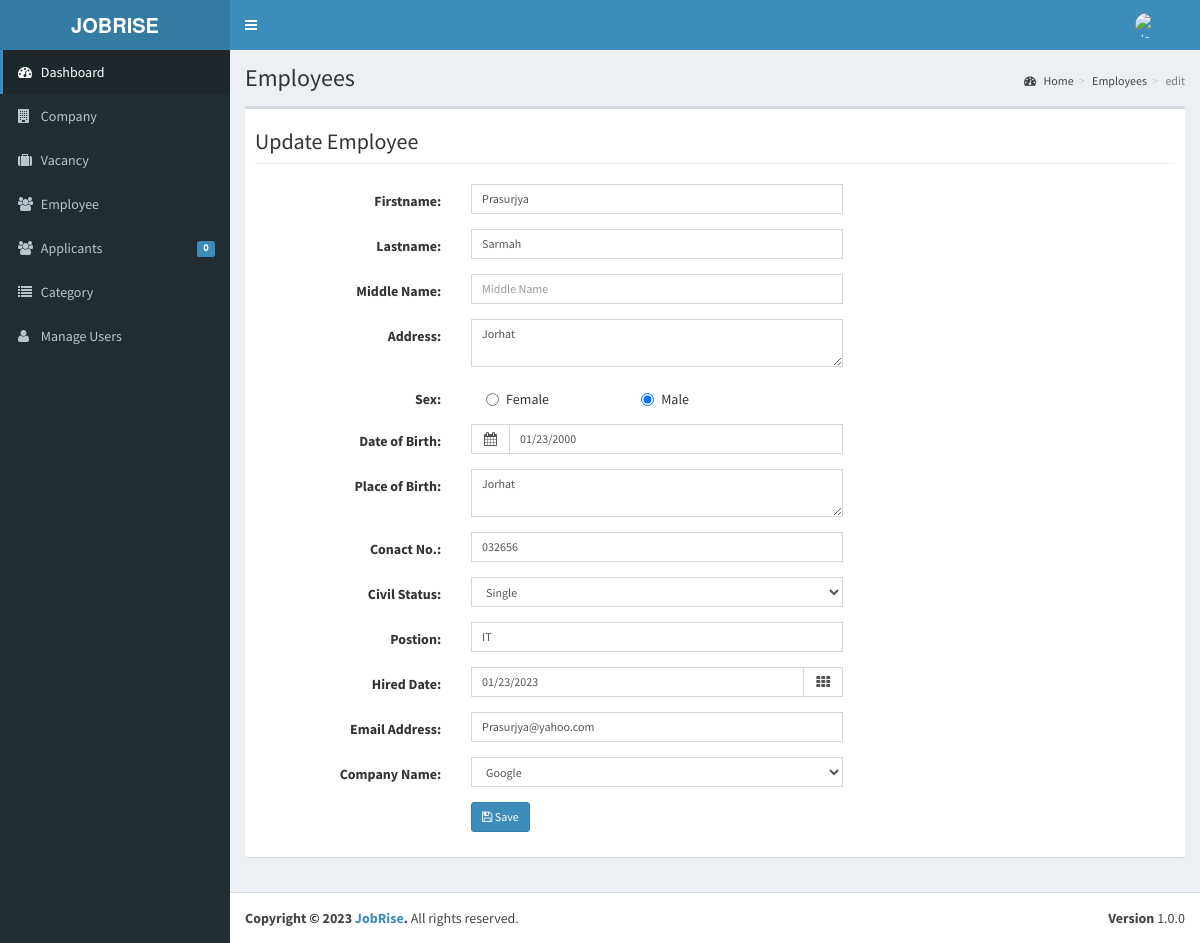
/admin/employee/index.php?view=edit&id=2018001 (signed in), run on the app's committed database.
### tables this page shows
CREATE TABLE `tblemployees` (
  `INCID` int(11) NOT NULL,
  `EMPLOYEEID` varchar(30) NOT NULL,
  `FNAME` varchar(50) NOT NULL,
  `LNAME` varchar(50) NOT NULL,
  `MNAME` varchar(50) NOT NULL,
  `ADDRESS` varchar(90) NOT NULL,
  `BIRTHDATE` date NOT NULL,
  `BIRTHPLACE` varchar(90) NOT NULL,
  `AGE` int(11) NOT NULL,
  `SEX` varchar(30) NOT NULL,
  `CIVILSTATUS` varchar(30) NOT NULL,
  `TELNO` varchar(40) NOT NULL,
  `EMP_EMAILADDRESS` varchar(90) NOT NULL,
  `CELLNO` varchar(30) NOT NULL,
  `POSITION` varchar(50) NOT NULL,
  `WORKSTATS` varchar(90) NOT NULL,
  `EMPPHOTO` varchar(255) NOT NULL,
  `EMPUSERNAME` varchar(90) NOT NULL,
  `EMPPASSWORD` varchar(125) NOT NULL,
  `DATEHIRED` date NOT NULL,
  `COMPANYID` int(11) NOT NULL
);

### include/database.php (called while the page is built, shortened)
<?php
class Database {
	var $sql_string = '';
	private $conn;
	public function open_connection() {
		$this->conn = mysqli_connect(server,user,pass);
		if(!$this->conn){
			echo "Problem in database connection! Contact administrator!";
			exit();
		}else{
			$db_select = mysqli_select_db($this->conn,database_name);
		}
	}
	function setQuery($sql='') {
		$this->sql_string=$sql;
	}
	function executeQuery() {
		$result = mysqli_query($this->conn,$this->sql_string);
		return $result;
	}
	private function confirm_query($result) {
		return $result;
	}
	function loadResultList( $key='' ) {
		$cur = $this->executeQuery();
		$array = array();
		while ($row = mysqli_fetch_object($cur)) {
			if ($key) {
				$array[$row->$key] = $row;
			} else {
				$array[] = $row;
			}
		}
		return $array;
	}
	function loadSingleResult() {
		$cur = $this->executeQuery();
		while ($row = mysqli_fetch_object($cur)) {
		return $data = $row;
		}
	}
}
$mydb = new Database();
?>

### include/employees.php (called while the page is built, shortened)
<?php
require_once(LIB_PATH.DS.'database.php');
class Employee {
	protected static  $tblname = "tblemployees";
	function single_employee($id=""){
			global $mydb;
			$mydb->setQuery("SELECT * FROM ".self::$tblname."
				Where EMPLOYEEID= '{$id}' LIMIT 1");
			$cur = $mydb->loadSingleResult();
			return $cur;
	}
}
?>

### admin/employee/index.php (called while the page is built, shortened)
<?php
require_once ("../theme/templates.php");
?>

### admin/employee/edit.php (the view, shortened to what this page needs)
<?php
 @$empid = $_GET['id'];
  $employee = New Employee();
  $emp = $employee->single_employee($empid);
  if ($emp->SEX == 'Male') {
   $radio =  '<div class="col-md-8">
             <div class="col-lg-5">
                <div class="radio">
                  <label><input   id="optionsRadios1" name="optionsRadios" type="radio" value="Female">Female</label>
                </div>
              </div>
              <div class="col-lg-4">
                <div class="radio">
                  <label><input id="optionsRadios2"  checked="True" name="optionsRadios" type="radio" value="Male">Male</label>
                </div>
              </div>
          </div>';
  }
   switch ($emp->CIVILSTATUS) {
     case 'Single':
        $civilstatus =' <select class="form-control input-sm" name="CIVILSTATUS" id="CIVILSTATUS">
                                      <option value="none" >Select</option>
                                      <option SELECTED value="Single">Single</option>
                                      <option value="Married">Married</option>
                                      <option value="Widow" >Widow</option>
                                  </select> ';
       break;
   }
 ?>
       <div class="center wow fadeInDown">
             <h2 class="page-header">Update Employee</h2>
        </div>
                 <form class="form-horizontal span6" action="controller.php?action=edit" method="POST">
                 <div class="form-group">
                      <div class="col-md-8">
                        <label class="col-md-4 control-label" for=
                        "FNAME">Firstname:</label>
                        <div class="col-md-8">
                           <input class="form-control input-sm" id="FNAME" name="FNAME" placeholder=
                              "Firstname" type="text" value="<?php echo $emp->FNAME;?>"   autocomplete="off">
                        </div>
                      </div>
                    </div>
                    <div class="form-group">
                      <div class="col-md-8">
                        <label class="col-md-4 control-label" for=
                        "LNAME">Lastname:</label>
                        <div class="col-md-8">
                          <input  class="form-control input-sm" id="LNAME" name="LNAME" placeholder=
                              "Lastname"   value="<?php echo $emp->LNAME;?>"    autocomplete="off">
                          </div>
                      </div>
                    </div>
                    <div class="form-group">
                      <div class="col-md-8">
                        <label class="col-md-4 control-label" for=
                        "MNAME">Middle Name:</label>
                        <div class="col-md-8">
                          <input  class="form-control input-sm" id="MNAME" name="MNAME" placeholder=
                              "Middle Name"   value="<?php echo $emp->MNAME;?>"     autocomplete="off">
                        </div>
                      </div>
                    </div>
                   <div class="form-group">
                    <div class="col-md-8">
                      <label class="col-md-4 control-label" for=
                      "ADDRESS">Address:</label>
                      <div class="col-md-8">
                         <textarea class="form-control input-sm" id="ADDRESS" name="ADDRESS" placeholder=
                            "Address" type="text" value="" required   autocomplete="off"><?php echo $emp->ADDRESS;?></textarea>
                      </div>
                    </div>
                  </div>
                  <div class="form-group">
                    <div class="col-md-8">
                      <label class="col-md-4 control-label" for=
                      "Gender">Sex:</label>
                      <?php
                        echo $radio;
                      ?>
                    </div>
                  </div>
                  <div class="form-group">
                    <div class="col-md-8">
                      <label class="col-md-4 control-label" for=
                      "BIRTHDATE">Date of Birth:</label>
                      <div class="col-md-8">
                        <div class="input-group">
                            <span class="input-group-addon">
                             <i class="fa fa-calendar"></i>
                            </span>
                             <input class="form-control input-sm date_picker" id="BIRTHDATE" name="BIRTHDATE" placeholder="Date of Birth" type="text"    value="<?php echo date_format(date_create($emp->BIRTHDATE),'m/d/Y');?>" required  autocomplete="off">
                        </div>
                      </div>
                    </div>
                  </div>
                    <div class="form-group">
                                <div class="col-md-8">
                                  <label class="col-md-4 control-label" for=
                                  "BIRTHPLACE">Place of Birth:</label>
                                  <div class="col-md-8">
                                     <textarea class="form-control input-sm" id="BIRTHPLACE" name="BIRTHPLACE" placeholder=
                                        "Place of Birth" type="text" value="" required
                                        autocomplete="off"><?php echo $emp->BIRTHPLACE;?></textarea>
                                  </div>
                                </div>
                              </div>
                             <div class="form-group">
                              <div class="col-md-8">
                                <label class="col-md-4 control-label" for=
                                "TELNO">Conact No.:</label>
                                <div class="col-md-8">
                                   <input class="form-control input-sm" id="TELNO" name="TELNO" placeholder=
                                      "Conact No." type="text" any value="<?php echo $emp->TELNO;?>" required   autocomplete="off">
                                </div>
                              </div>
                            </div>
                             <div class="form-group">
                              <div class="col-md-8">
                                <label class="col-md-4 control-label" for=
                                "CIVILSTATUS">Civil Status:</label>
                                <div class="col-md-8">
                                  <?php echo $civilstatus; ?>
                                </div>
                              </div>
                            </div>
                            <div class="form-group">
                              <div class="col-md-8">
                                <label class="col-md-4 control-label" for=
                                "POSITION">Postion:</label>
                                <div class="col-md-8">
                                   <input class="form-control input-sm" id="POSITION" name="POSITION" placeholder=
                                      "Postion" type="text" any value="<?php echo $emp->POSITION;?>" required   autocomplete="off">
                                </div>
                              </div>
                            </div>
                            <div class="form-group">
                              <div class="col-md-8">
                                <label class="col-md-4 control-label" for=
                                "EMP_HIREDDATE">Hired Date:</label>
                                <div class="col-md-8">
                                    <div class="input-group date  " data-provide="datepicker" data-date="2012-12-21T15:25:00Z">
                                   <input type="input" class="form-control input-sm date_picker" id="HIREDDATE" name="EMP_HIREDDATE" placeholder="mm/dd/yyyy"   autocomplete="false" value="<?php echo date_format(date_create($emp->DATEHIRED),'m/d/Y'); ?>"/>
                                     <span class="input-group-addon"><i class="fa fa-th"></i></span>
                                 </div>
                                </div>
                              </div>
                            </div>
                            <div class="form-group">
                              <div class="col-md-8">
                                <label class="col-md-4 control-label" for=
                                "EMP_EMAILADDRESS">Email Address:</label>
                                <div class="col-md-8">
                                   <input type="Email" class="form-control input-sm" id="EMP_EMAILADDRESS" name="EMP_EMAILADDRESS" placeholder="Email Address"   autocomplete="false" value="<?php echo  $emp->EMP_EMAILADDRESS; ?>"/>
                                </div>
                              </div>
                            </div>
                         <div class="form-group">
                            <div class="col-md-8">
                              <label class="col-md-4 control-label" for=
                              "COMPANYNAME">Company Name:</label>
                              <div class="col-md-8">
                                <select class="form-control input-sm" id="COMPANYID" name="COMPANYID">
                                  <?php
                                    $sql ="Select * From tblcompany WHERE COMPANYID=".$emp->COMPANYID;
                                    $mydb->setQuery($sql);
                                    $result  = $mydb->loadResultList();
                                    foreach ($result as $row) {
                                      echo '<option SELECTED value='.$row->COMPANYID.'>'.$row->COMPANYNAME.'</option>';
                                    }
                                  ?>
                                </select>
                              </div>
                            </div>
                          </div>
             <div class="form-group">
                    <div class="col-md-8">
                      <label class="col-md-4 control-label" for=
                      "idno"></label>
                      <div class="col-md-8">
                       <button class="btn btn-primary btn-sm" name="save" type="submit" ><span class="fa fa-save fw-fa"></span>  Save</button>
                       </div>
                    </div>
                  </div>
        </form>

### data on the page
tblemployees: FNAME "Prasurjya", LNAME "Sarmah", ADDRESS "Jorhat", BIRTHDATE "01/23/2000", BIRTHPLACE "Jorhat", TELNO "032656", POSITION "IT", EMP_HIREDDATE "01/23/2023", EMP_EMAILADDRESS "Prasurjya@yahoo.com"

### other printed values
$pending->APPL "0"
$title "Employees"
$_GET['view'] "edit"
form field COMPANYID "Google"
